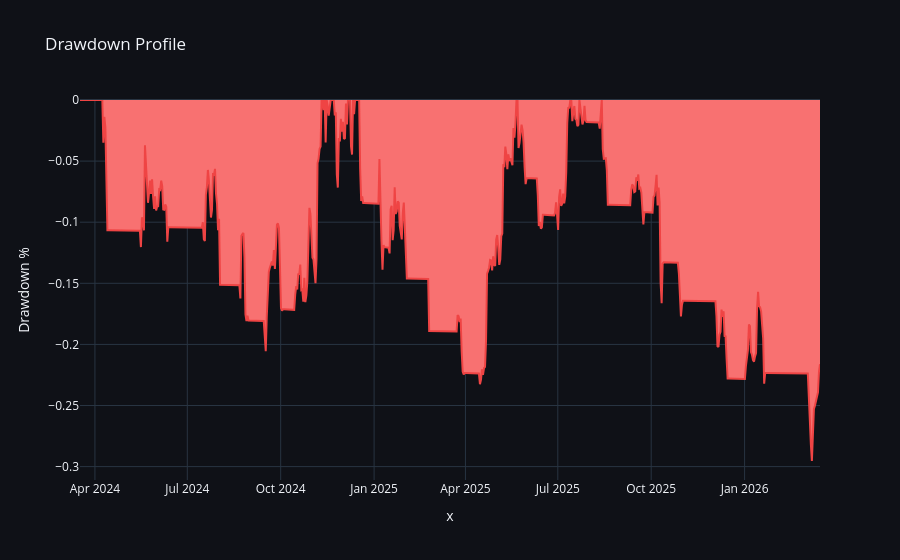

Source (notebook cell):
### Markdown cell above
## 4. Advanced Risk Metrics
Computing drawdown profiles and VaR.

### Code cell
metrics = session.compute_extended_metrics(pl.Series("equity_curve", pf.value()))
metrics_df = pl.DataFrame({"Metric": list(metrics.keys()), "Value": list(metrics.values())})
display(metrics_df)

equity = pl.Series("equity_curve", pf.value()).to_numpy()
peaks = np.maximum.accumulate(equity)
drawdowns = (equity - peaks) / peaks

fig_dd = px.area(x=df['timestamp'], y=drawdowns, title="Drawdown Profile", labels={'y': 'Drawdown %'})
fig_dd.update_traces(fillcolor='#f87171', line_color='#ef4444')
fig_dd.update_layout(**PLOTLY_DARK)
fig_dd.show()

### Figure 1 — Plotly figure (JSON) as saved in the notebook; plotly's stock layout.template omitted (floating-point values rounded to 4 significant figures; data arrays with more than 128 entries replaced by an {"elided": "..."} marker saying what was removed)
{"data": [{"fillcolor": "#f87171", "fillpattern": {"shape": ""}, "hovertemplate": "x=%{x}<br>Drawdown %=%{y}<extra></extra>", "legendgroup": "", "line": {"color": "#ef4444"}, "marker": {"symbol": "circle"}, "mode": "lines", "name": "", "orientation": "v", "showlegend": false, "stackgroup": "1", "type": "scatter", "x": {"elided": "730 str values"}, "xaxis": "x", "y": {"elided": "730 float values"}, "yaxis": "y"}], "layout": {"legend": {"tracegroupgap": 0}, "paper_bgcolor": "#0f1117", "plot_bgcolor": "#0f1117", "title": {"text": "Drawdown Profile"}, "xaxis": {"anchor": "y", "domain": [0, 1], "title": {"text": "x"}}, "yaxis": {"anchor": "x", "domain": [0, 1], "title": {"text": "Drawdown %"}}}}
